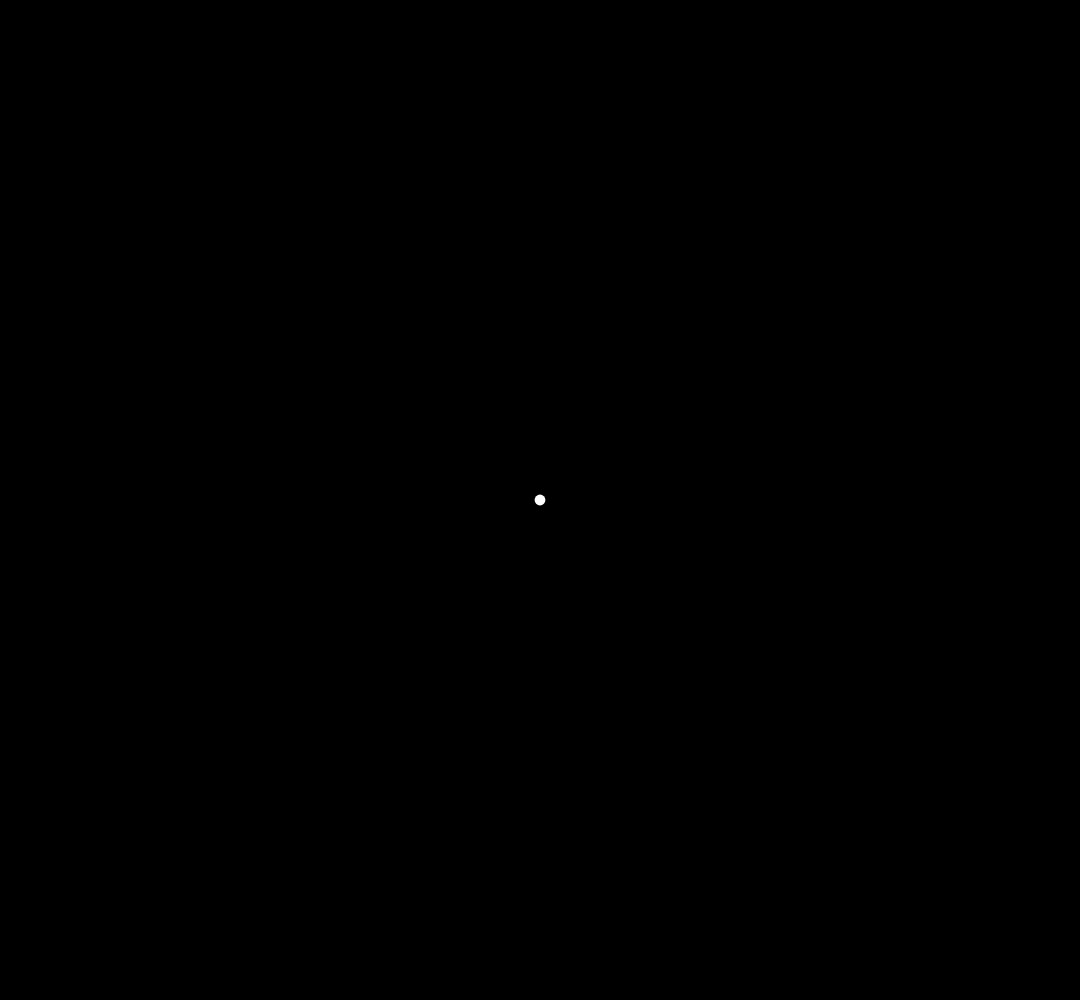
Frame 1 (no input)
Frame 60 (no input): identical to frame 1, image omitted
Frame 120 (the mouse pressed at the canvas centre since frame 60): identical to frame 1, image omitted

The p5.js sketch that drew this single still picture (run headless with seeded random() and noise() and a simulated clock; from frame 60 on, the mouse is pressed at the canvas centre):

// p5.js sketch
// ── sketch.js
var x,y;
var valx,valy,butt;

function setup() {
  createCanvas(window.innerWidth*9/10,window.innerHeight);
  x=width/2; y=height/2;
  valx=createInput();
  //valx.size(height/100,height/200);
  valx.position(width,0);
  valy=createInput();
  butt=createButton("fund");
  butt.mouseClicked(functie);
}

function draw() {
  background(0);
  strokeWeight(width/100);
  stroke(255);
  point(x,y);
  
}

function functie(){
  x=valx.value();
  y=valy.value();
}
